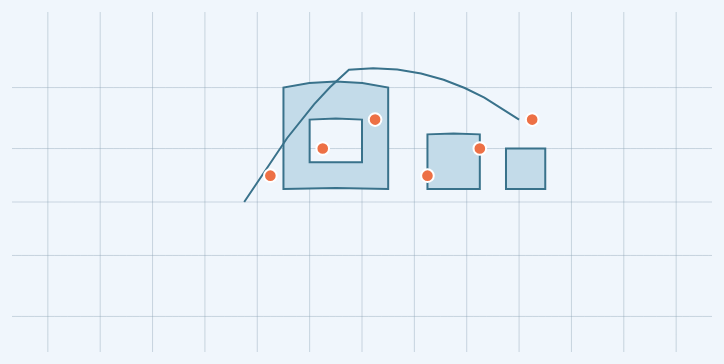

Vega-Lite specification for this chart:
### Vega specification from a JSON file in a GitHub repository (floating-point values rounded to 4 significant figures)
{"$schema": "https://vega.github.io/schema/vega/v6.json", "width": 700, "height": 340, "padding": 10, "background": "#f0f6fc", "signals": [{"name": "projectionType", "value": "mercator", "bind": {"input": "select", "options": ["mercator", "equalEarth", "orthographic"], "name": "Projection"}}, {"name": "longitude", "value": 0, "bind": {"input": "range", "min": -90, "max": 90, "step": 1, "name": "Center longitude"}}, {"name": "count", "value": 6, "bind": {"input": "range", "min": 0, "max": 6, "step": 1, "name": "Visible locations"}}, {"name": "size", "value": 160, "bind": {"input": "range", "min": 20, "max": 500, "step": 10, "name": "Symbol area"}}, {"name": "shape", "value": "circle", "bind": {"input": "select", "options": ["circle", "square"], "name": "Symbol shape"}}, {"name": "angle", "value": 0, "bind": {"input": "range", "min": 0, "max": 180, "step": 5, "name": "Rotation"}}, {"name": "reverse", "value": false, "bind": {"input": "checkbox", "name": "Reverse record order"}}], "projections": [{"name": "map", "type": {"signal": "projectionType"}, "scale": 150, "translate": [350, 190], "rotate": {"signal": "[-longitude,0,0]"}, "clipExtent": {"signal": "[[0,0],[width,height]]"}}], "data": [{"name": "regions", "values": [{"type": "Feature", "properties": {"name": "Region with a lake"}, "geometry": {"type": "Polygon", "coordinates": [[[-30, 5], [-30, 40], [10, 40], [10, 5], [-30, 5]], [[-20, 15], [0, 15], [0, 30], [-20, 30], [-20, 15]]]}}, {"type": "Feature", "properties": {"name": "Islands"}, "geometry": {"type": "MultiPolygon", "coordinates": [[[[25, 5], [25, 25], [45, 25], [45, 5], [25, 5]]], [[[55, 5], [55, 20], [70, 20], [70, 5], [55, 5]]]]}}, {"type": "Feature", "properties": {"name": "Route"}, "geometry": {"type": "LineString", "coordinates": [[-45, 0], [-5, 45], [60, 30]]}}]}, {"name": "locations", "values": [{"id": 0, "lon": -35, "lat": 10}, {"id": 1, "lon": -15, "lat": 20}, {"id": 2, "lon": 5, "lat": 30}, {"id": 3, "lon": 25, "lat": 10}, {"id": 4, "lon": 45, "lat": 20}, {"id": 5, "lon": 65, "lat": 30}]}, {"name": "visible", "source": "locations", "transform": [{"type": "filter", "expr": "datum.id < count"}, {"type": "filter", "expr": "projectionType !== 'orthographic' || cos((datum.lon-longitude)*PI/180)*cos(datum.lat*PI/180) > 0"}, {"type": "geopoint", "projection": "map", "fields": ["lon", "lat"]}]}, {"name": "graticule", "transform": [{"type": "graticule", "step": [20, 20]}]}], "marks": [{"type": "shape", "from": {"data": "graticule"}, "transform": [{"type": "geoshape", "projection": "map"}], "encode": {"update": {"stroke": {"value": "#7892a5"}, "strokeOpacity": {"value": 0.35}, "strokeWidth": {"value": 1}}}}, {"type": "shape", "from": {"data": "regions"}, "transform": [{"type": "geoshape", "projection": "map"}], "encode": {"update": {"fill": {"signal": "datum.geometry.type === 'LineString' ? null : '#c3dbe9'"}, "stroke": {"value": "#39728b"}, "strokeWidth": {"value": 2}, "tooltip": {"signal": "{Name: datum.properties.name, Geometry: datum.geometry.type}"}}}}, {"type": "symbol", "from": {"data": "visible"}, "encode": {"update": {"x": {"field": "x"}, "y": {"field": "y"}, "shape": {"signal": "shape"}, "size": {"signal": "size"}, "fill": {"value": "#ed7045"}, "stroke": {"value": "#fff"}, "strokeWidth": {"value": 2}, "angle": {"signal": "angle"}, "tooltip": {"signal": "{Location: datum.id, Longitude: datum.lon, Latitude: datum.lat}"}}}, "sort": {"field": "datum.id", "order": {"signal": "reverse ? 'descending' : 'ascending'"}}}], "description": "Synthetic GeoJSON regions, islands and a route on a geographic graticule, with animated point symbols."}
